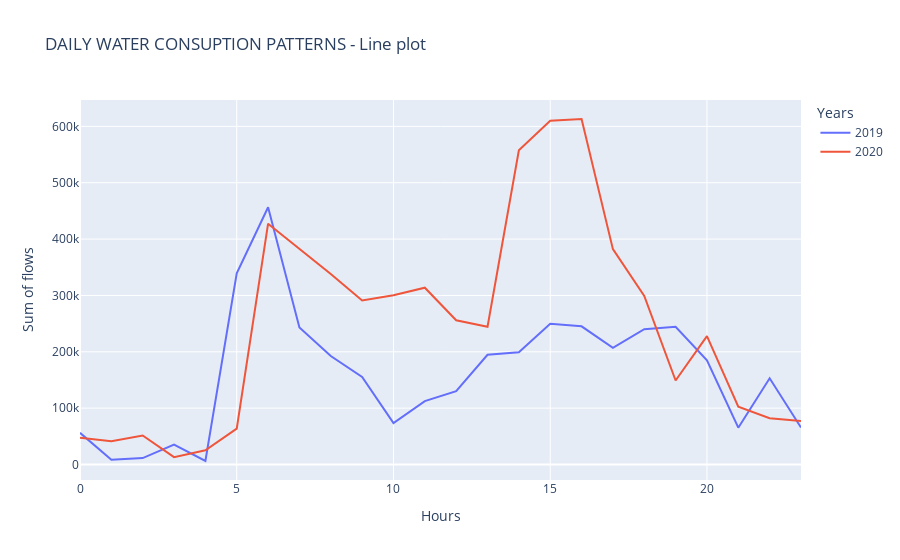
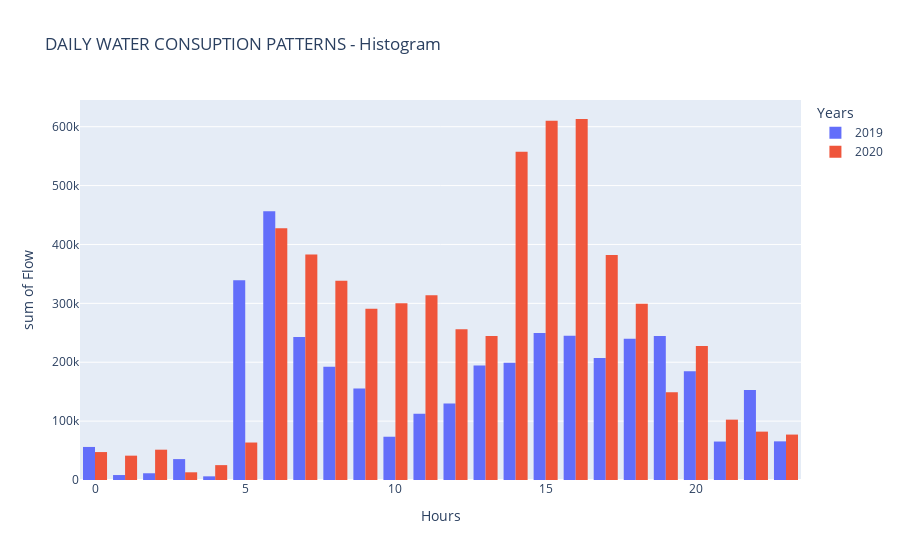

The notebook cell these images were saved under, in order:
### Code cell
# Plotting 
fig = px.line(group, x = group.index.get_level_values(1), y = group['Flow'], 
              color = group.index.get_level_values(0),
              title = 'DAILY WATER CONSUPTION PATTERNS - Line plot',
              labels = {'Flow' : 'Sum of flows', 'x' : 'Hours', 'color' : 'Years'}
             ) # Line plot

fig1 = px.histogram(group1, 
                    x =  group1.index.get_level_values(0), 
                    y =  group1['Flow'], 
                    color = group1.index.get_level_values(1), 
                    nbins = 46,
                    barmode = 'group',
                    title = 'DAILY WATER CONSUPTION PATTERNS - Histogram',
                    labels = {'x' : 'Hours', 'color' : 'Years'}
                   ) # Hist

# Uncomment, if you download, for interactive plots
fig.show("png")
fig1.show("png")
# fig.show()
# fig1.show()

### Figure 1 — Plotly figure (JSON) as saved in the notebook; plotly's stock layout.template omitted (floating-point values rounded to 4 significant figures)
{"data": [{"hovertemplate": "Years=2019<br>Hours=%{x}<br>Sum of flows=%{y}<extra></extra>", "legendgroup": "2019", "line": {"color": "#636efa", "dash": "solid"}, "marker": {"symbol": "circle"}, "mode": "lines", "name": "2019", "orientation": "v", "showlegend": true, "type": "scatter", "x": [0, 1, 2, 3, 4, 5, 6, 7, 8, 9, 10, 11, 12, 13, 14, 15, 16, 17, 18, 19, 20, 21, 22, 23], "xaxis": "x", "y": [56133, 8417, 11441, 35494, 6224, 339321, 456463, 243014, 192427, 155453, 73489, 112426, 130069, 194646, 199316, 249661, 245167, 207040, 240084, 244449, 184750, 65321, 152992, 65642], "yaxis": "y"}, {"hovertemplate": "Years=2020<br>Hours=%{x}<br>Sum of flows=%{y}<extra></extra>", "legendgroup": "2020", "line": {"color": "#EF553B", "dash": "solid"}, "marker": {"symbol": "circle"}, "mode": "lines", "name": "2020", "orientation": "v", "showlegend": true, "type": "scatter", "x": [0, 1, 2, 3, 4, 5, 6, 7, 8, 9, 10, 11, 12, 13, 14, 15, 16, 17, 18, 19, 20, 21, 22, 23], "xaxis": "x", "y": [47453, 41340, 51480, 13079, 25255, 63652, 427329, 383132, 338189, 290962, 300290, 313738, 256011, 244540, 557504, 609929, 613064, 382080, 299218, 149030, 227745, 102503, 82144, 77135], "yaxis": "y"}], "layout": {"legend": {"title": {"text": "Years"}, "tracegroupgap": 0}, "title": {"text": "DAILY WATER CONSUPTION PATTERNS - Line plot"}, "xaxis": {"anchor": "y", "domain": [0, 1], "title": {"text": "Hours"}}, "yaxis": {"anchor": "x", "domain": [0, 1], "title": {"text": "Sum of flows"}}}}

### Figure 2 — Plotly figure (JSON) as saved in the notebook; plotly's stock layout.template omitted (floating-point values rounded to 4 significant figures)
{"data": [{"alignmentgroup": "True", "bingroup": "x", "histfunc": "sum", "hovertemplate": "Years=2019<br>Hours=%{x}<br>sum of Flow=%{y}<extra></extra>", "legendgroup": "2019", "marker": {"color": "#636efa", "pattern": {"shape": ""}}, "name": "2019", "nbinsx": 46, "offsetgroup": "2019", "orientation": "v", "showlegend": true, "type": "histogram", "x": [0, 1, 2, 3, 4, 5, 6, 7, 8, 9, 10, 11, 12, 13, 14, 15, 16, 17, 18, 19, 20, 21, 22, 23], "xaxis": "x", "y": [56133, 8417, 11441, 35494, 6224, 339321, 456463, 243014, 192427, 155453, 73489, 112426, 130069, 194646, 199316, 249661, 245167, 207040, 240084, 244449, 184750, 65321, 152992, 65642], "yaxis": "y"}, {"alignmentgroup": "True", "bingroup": "x", "histfunc": "sum", "hovertemplate": "Years=2020<br>Hours=%{x}<br>sum of Flow=%{y}<extra></extra>", "legendgroup": "2020", "marker": {"color": "#EF553B", "pattern": {"shape": ""}}, "name": "2020", "nbinsx": 46, "offsetgroup": "2020", "orientation": "v", "showlegend": true, "type": "histogram", "x": [0, 1, 2, 3, 4, 5, 6, 7, 8, 9, 10, 11, 12, 13, 14, 15, 16, 17, 18, 19, 20, 21, 22, 23], "xaxis": "x", "y": [47453, 41340, 51480, 13079, 25255, 63652, 427329, 383132, 338189, 290962, 300290, 313738, 256011, 244540, 557504, 609929, 613064, 382080, 299218, 149030, 227745, 102503, 82144, 77135], "yaxis": "y"}], "layout": {"barmode": "group", "legend": {"title": {"text": "Years"}, "tracegroupgap": 0}, "title": {"text": "DAILY WATER CONSUPTION PATTERNS - Histogram"}, "xaxis": {"anchor": "y", "domain": [0, 1], "title": {"text": "Hours"}}, "yaxis": {"anchor": "x", "domain": [0, 1], "title": {"text": "sum of Flow"}}}}
